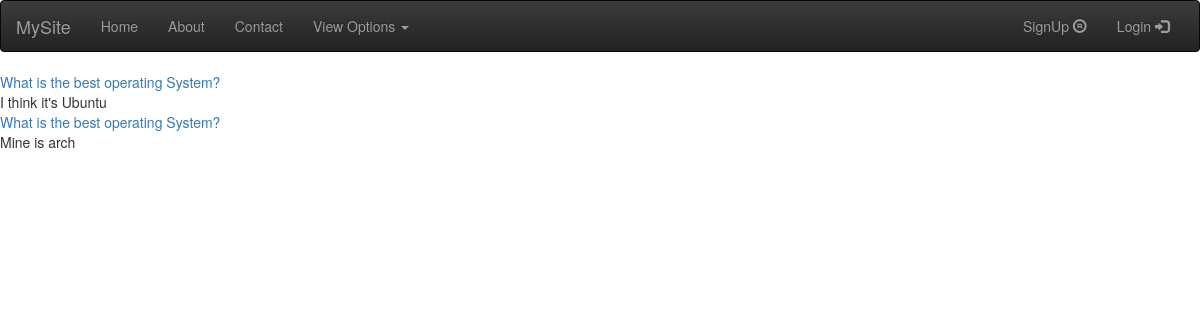
Screenshot of /upvote/user/1/ with the database file from the repository.
### ans/models.py (models this page shows)
class Upvote(models.Model):
    answer = models.ForeignKey(Answer, on_delete=models.CASCADE)
    user = models.ForeignKey(User, on_delete=models.CASCADE)

class Answer(models.Model):
    answer_text = models.TextField()
    questions = models.ForeignKey(Question, on_delete=models.CASCADE)
    user = models.ForeignKey(User, on_delete=models.CASCADE)
    pub_date = models.DateTimeField(auto_now_add=True)
    def __str__(self):
        return self.answer_text

class Question(models.Model):
    title = models.CharField(max_length=200, blank=True, null=True)
    description = models.TextField()
    pub_date = models.DateTimeField()
    user = models.ForeignKey(User, on_delete=models.CASCADE)
    def __str__(self):
        return self.title

### ans/views.py (the view)
# urls.py: url(r'^upvote/user/(?P<userid>[0-9]+)/$', views.upvoted_by_me, name='upvoted_by_me'),
def upvoted_by_me(request, userid):
    user = User.objects.get(pk=userid)
    upvoted = user.upvote_set.all()
    context = {'upvoted': upvoted}
    return render(request, template_name='ans/upvoted_by_me.html', context=context)

### ans/templates/ans/upvoted_by_me.html (shortened to what this page needs)
{% extends 'base.html' %}
{% block body %}
    {% if not upvoted %}
        <div class="alert alert-danger alert-dismissable">
            <a href="#" class="close" data-dismiss="alert" aria-label="close">×</a>
            <strong>Sorry!</strong> We don't have any answer given by you
        </div>
    {% else %}
        {% for obj in upvoted %}
            <a href="{% url 'ans:detail' obj.answer.questions.id %}"> {{ obj.answer.questions }} </a> <br>
            {{ obj.answer }} <br>
        {% endfor %}
    {% endif %}
{% endblock %}

### rows the page displays
Upvote: answer.questions "What is the best operating System?", answer "I think it's Ubuntu"
Upvote: answer.questions "What is the best operating System?", answer "Mine is arch"
